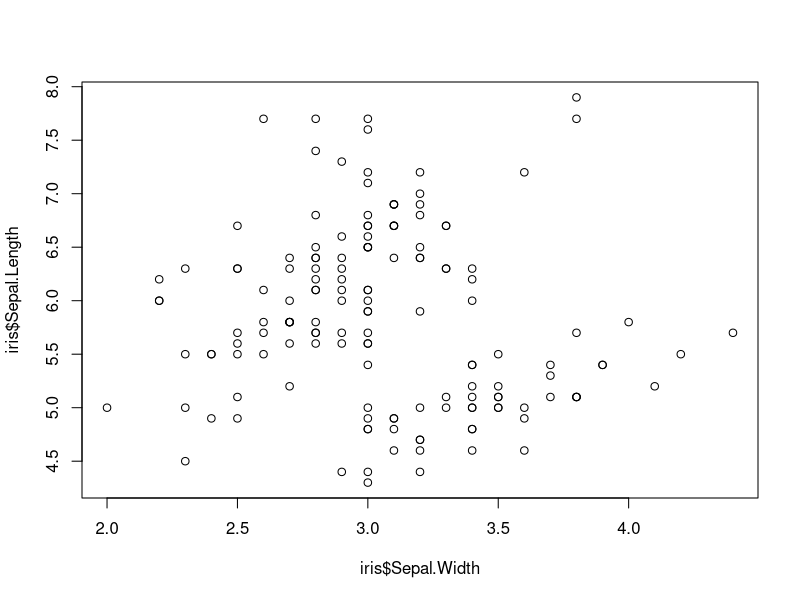
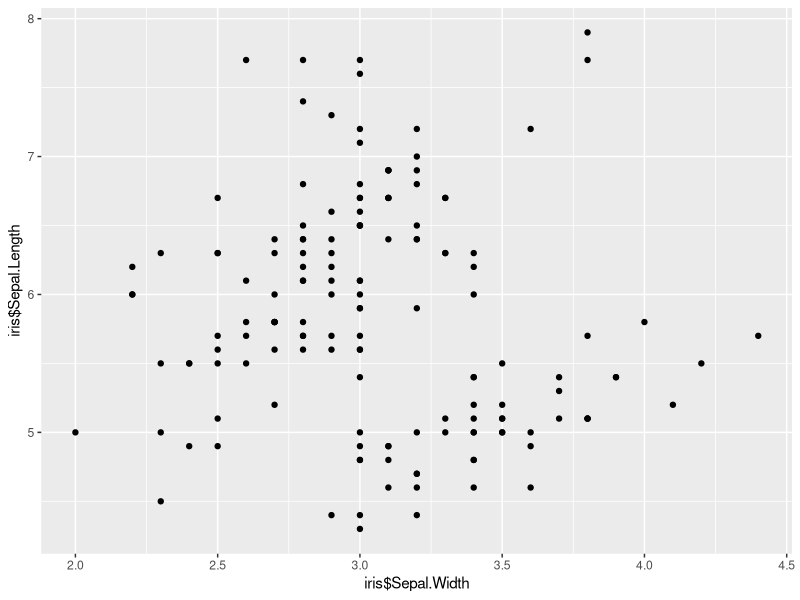
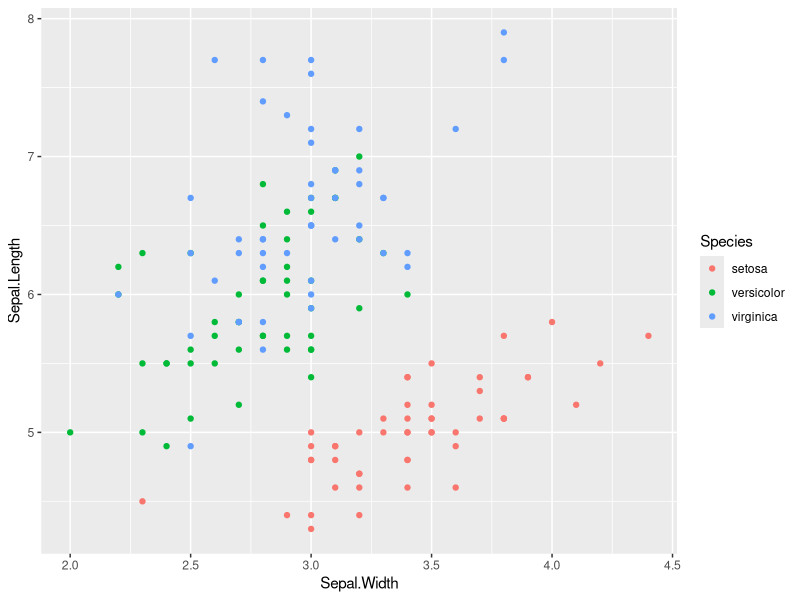
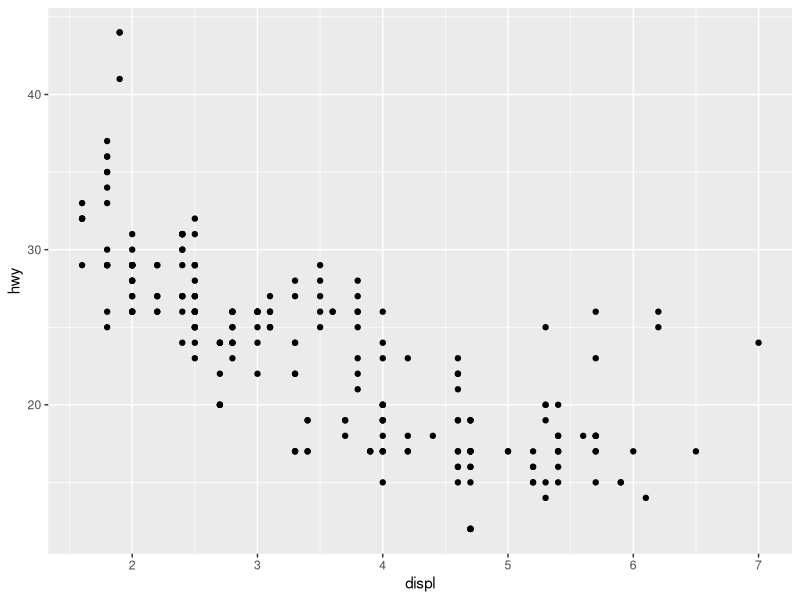
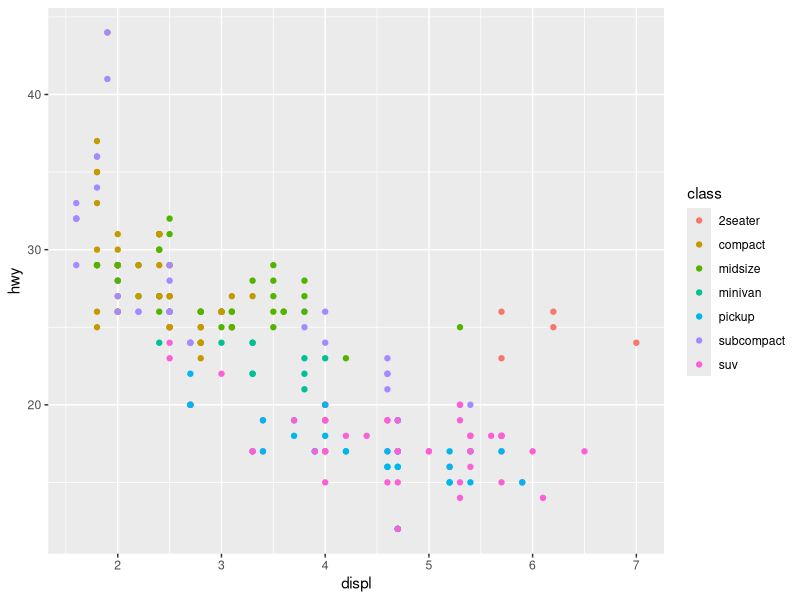
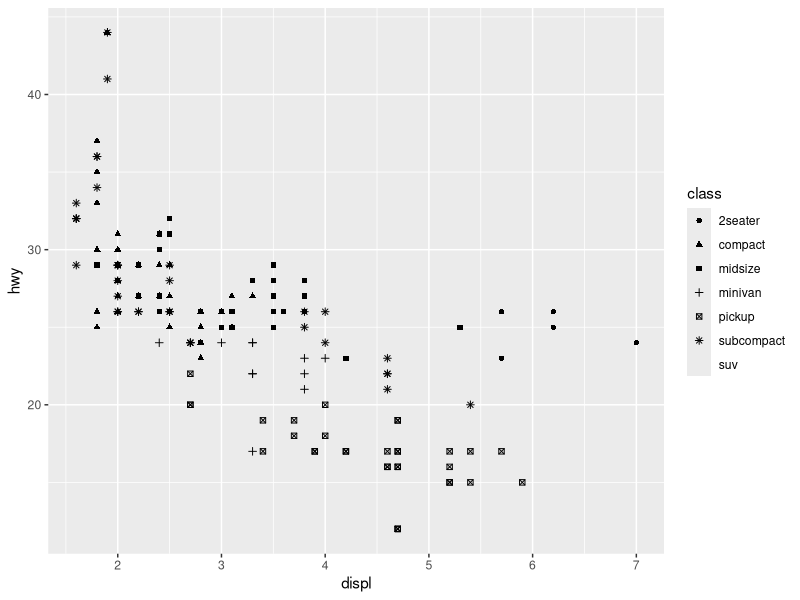
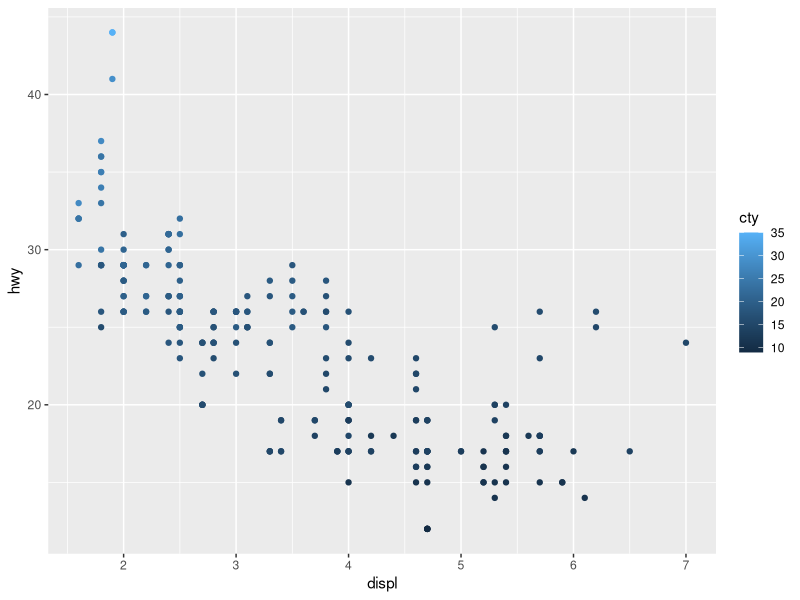
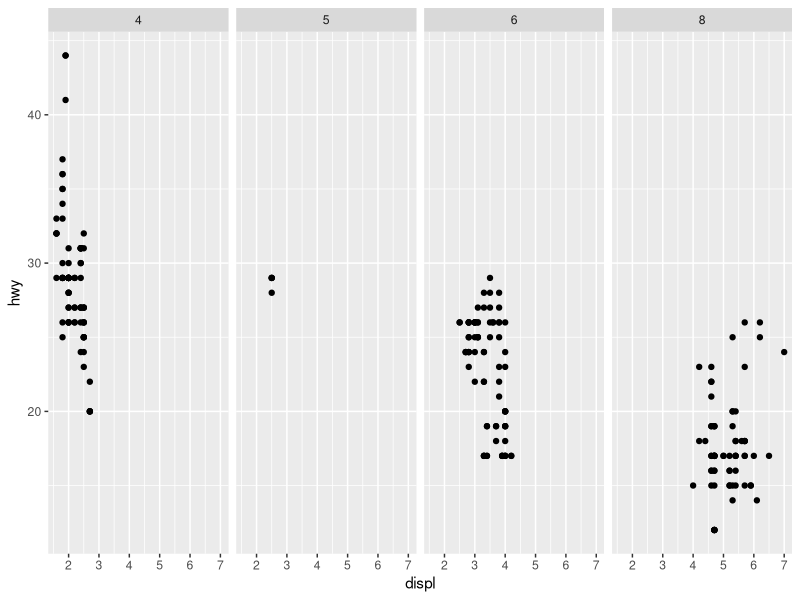

These charts were generated, in order, by the following R code:
## Visualizing Data


# gg - grammar of graphics
# aesthetics           - color, shape, alpha
# faceting             - facet_grid, facet_wrap
# geoms                - barchart, histogram, point, smooth
# position adjustments - stack, dodge, identity, fill, jitter



# basic R plot
plot(iris$Sepal.Width, iris$Sepal.Length)

# same with ggplot2's qplot()
library(ggplot2)

qplot(iris$Sepal.Width, iris$Sepal.Length)

# species in different color
qplot(Sepal.Width, Sepal.Length, data = iris, color=Species)


## Aesthetics

# color, fill, alpha, shape, size, linetype

# mpg
?mpg
head(mpg)
tail(mpg)

# qplot
qplot(displ, hwy, data = mpg)
# set color to a discrete/categorical variable
qplot(displ, hwy, data = mpg, color = class)
# only 6  shapes - SUVs will not be plotted
qplot(displ, hwy, data = mpg, shape = class)
# set color to a contiuous variable
qplot(displ, hwy, data = mpg, color = cty)

## Faceting

# facet into columns by cylinders
qplot(displ, hwy, data = mpg) +
  facet_grid(. ~ cyl)

# facet into rows by drive (front, rear, 4-wheel)
qplot(displ, hwy, data = mpg) +
  facet_grid(drv ~ .)

# facet into a grid of drive / cylinders
qplot(displ, hwy, data = mpg) +
  facet_grid(drv ~ cyl)

# facet by class and wrap at end of line
qplot(displ, hwy, data = mpg) +
  facet_wrap(~ class)

## Geoms

# barchart, histogram, point (scatterplot), smooth (smoothed mean)

# Default geoms in ggplot2:
# 1. One categorical variable - Bar Chart
# 2. One contiuous variable   - Histogram
# 3. Two continuous variables - Scatterplot
# 4. One continuous, one categorical variable - Boxplot


# Scatterplot and Smoothed Mean
#
# same contious variables (displ, hwy)
# but different geom:
qplot(displ, hwy, data = mpg, geom = "point")               # scatter plot
qplot(displ, hwy, data = mpg, geom = "smooth")              # smoothed mean  
qplot(displ, hwy, data = mpg, geom = "smooth", se=FALSE)    # smoothed mean w. standard deviation
qplot(displ, hwy, data = mpg, geom = c("point", "smooth"))  # both, smoothed mean and basis data

# Boxplot
#
# contiuous vs. categorical variable
# use geom = "boxplot"
qplot(class, hwy, data = mpg, geom = "boxplot")
# median          - line in middle of box where 50% of values fall below
# 25th percentile - lower box line where 25% of values fall below
# 75th percentile - upper box line where 75% of values fall below
# 25th - 75th box - inter-quartile range IQR (common values)
# whiskers        - 1.5 times the IQR / box height (typical values)
# everything else - outliers

# reorder class (categorical variable) by mean of hwy
qplot(reorder(class, hwy), hwy, data = mpg, geom = "boxplot")
# use median() as reorder function, instead of mean()
qplot(reorder(class, hwy, FUN=median), hwy, data = mpg, geom = "boxplot")

# further reading: ggplot2 website
# https://ggplot2.tidyverse.org/reference/



# Bar Charts
#
# scatter plot (two continuous variables)
qplot(x, z, data = diamonds)

# histogram (one continuous variable)
qplot(x, data = diamonds)

# bar chart (one categorical variable)
qplot(cut, data = diamonds)

# fill color
qplot(cut, data = diamonds, fill = cut)
# CAVE! 'color' stands for outline color
qplot(cut, data = diamonds, color = cut)


## Position Adjustments

# stack - on top of each other
# dodge - side by side (barchart in a barchart)
# identity - overlaping each other (biggest hiding others)
# fill - displays proportions
# jitter - displays points that overlap / hide each other

qplot(color, data = diamonds, geom = "bar", fill = cut)

# 'position' parameter for qplot() is deprecated, but this works:

# different cuts stacked on each other
ggplot(diamonds, aes(color, fill = cut)) +
  geom_bar(position = "stack")

# different cuts (for each color) side by side
ggplot(diamonds, aes(color, fill = cut)) +
  geom_bar(position = "dodge")

# different cuts on top of each other (biggest cover smaller ones)
ggplot(diamonds, aes(color, fill = cut)) +
  geom_bar(position = "identity")

# displays proportions between different groups
ggplot(diamonds, aes(color, fill = cut)) +
  geom_bar(position = "fill")


# jitter e.g. rounded data
qplot(cty, hwy, data = mpg)
# in this case jitter each point (add random noise)
qplot(cty, hwy, data = mpg, geom = "jitter")


## Histograms

# visualize distributions of continuoous data

# binwidth (parameter)

# different binwidth's show different aspects of your data
qplot(carat, data = diamonds, binwidth = 1)
qplot(carat, data = diamonds, binwidth = 0.1)
qplot(carat, data = diamonds, binwidth = 0.01)
qplot(carat, data = diamonds, binwidth = 0.003)
# default: range of x-data / 30
qplot(carat, data = diamonds)

# adding a variable to your data
# (here: dependency of depth by cut)
qplot(depth, data = diamonds, binwidth = 0.2)
# zooming in
zoom <- coord_cartesian(xlim = c(55, 70))
qplot(depth, data = diamonds, binwidth = 0.2) + zoom

# depth for each cut
qplot(depth, data = diamonds, binwidth = 0.2, fill = cut) + zoom

# facetting
qplot(depth, data = diamonds, binwidth = 0.2) + zoom + 
  facet_wrap(~ cut)

# facetting with frequency polygrams
qplot(depth, data = diamonds, binwidth = 0.2, geom = "freqpoly", color = cut) + zoom + 
  facet_wrap(~ cut)

# all frequency polygrams in one diagram
# difficult to see where different cuts peak
# since there are so many 'ideal' and few 'fair' cut diamonds
qplot(depth, data = diamonds, geom = "freqpoly", color = cut, binwidth = 0.2) + zoom

# geom density (area of each curve is 1)
# better shows where different cuts peak in depth
qplot(depth, data = diamonds, geom = "density", color = cut) + zoom

# exercise: distribution of price for the different cuts of diamonds
qplot(price, data = diamonds) + facet_wrap(~ cut)
qplot(price, data = diamonds, geom = "freqpoly", color = cut) + facet_wrap(~ cut)
qplot(price, data = diamonds, color = cut, geom = "freqpoly", binwidth = 100)
qplot(price, data = diamonds, color = cut, geom = "density")
# why do fair cut diamonds peak at a higher price than the ones with a better cut?
qplot(carat, price, data = diamonds, geom = "density2d") + facet_wrap(~ cut)
# because bigger diamonds have an inferior cut (to retain mass)

# this can also be visualized with geom 'bin2d'
qplot(carat, price, data = diamonds, geom = "bin2d")
# or 'hexbin'
install.packages("hexbin")
qplot(carat, price, data = diamonds, geom = "hex")

# overlay raw data with density information (using two geoms)
qplot(carat, price, data = diamonds, geom = c('point', 'density2d'))

# 'smooth'
qplot(carat, price, data = diamonds, geom = 'smooth')
# separate for each cut
# shows that fair cut diamonds sell for less, but the bigger ones
# are fair cut
qplot(carat, price, data = diamonds, color = cut, geom = 'smooth')
# without standard error
qplot(carat, price, data = diamonds, color = cut, geom = 'smooth', se = FALSE)



# this does NOT change point color to blue!
qplot(carat, price, data = diamonds, color = "blue")
# mapping an aesthetic (color) not to data, but manually to 'blue'
# I() stands for 'as-is'

# manually setting an aesthetic
# like size or transparency
qplot(carat, price, data = diamonds, size = I(0.5))
qplot(carat, price, data = diamonds, alpha = I(0.1))
qplot(carat, price, data = diamonds, alpha = I(0.05), size = I(0.5))


# saving graphs

# what is my working directory?
getwd()

# save the last plot to your working directory
ggsave("myplot.pdf")
# and specify file type and size in inches
ggsave("myplot.png", width = 6, height = 6)

